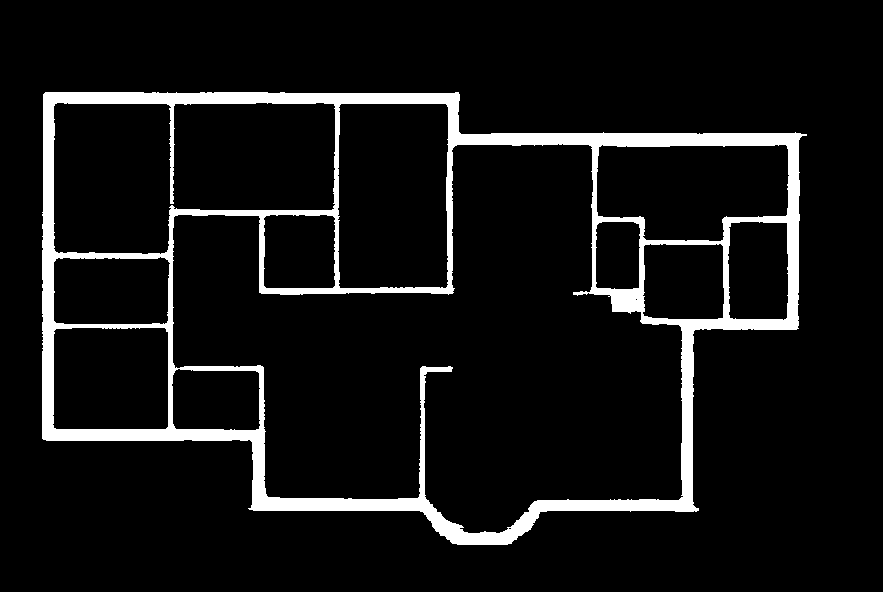
#> input picture Recognition/walls.png, 883 x 592 px
$ jupyter execute --allow-errors notebook-try-skeleton.ipynb   (shell and % lines are left out)
#> lines starting #> are read from the running program, lines starting #| are printed output that depends on the picture; after the words box and inside, x2 and y2 are one past the last pixel; in counts of white or black regions, pixels touching at a corner belong together
[cell 1]
import cv2 as cv
from matplotlib import pyplot as plt
import numpy as np

[cell 2]
img = cv.imread("walls.png", cv.IMREAD_GRAYSCALE)
#> img: shape (592, 883); 7.7% white; 1 white region, box (x1, y1, x2, y2) and area: (42, 92, 807, 545) 40263
wallPixels = (cv.threshold(img, 0, 255, cv.THRESH_OTSU)[1])
dilated = cv.dilate(img, np.ones((3, 3)))
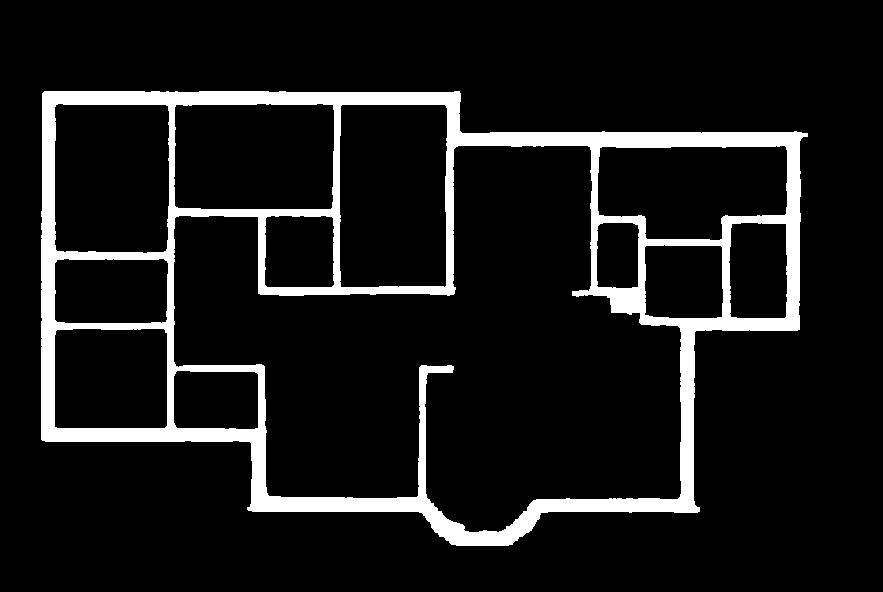
#> dilated: shape (592, 883); 9.6% white; 1 white region, box (x1, y1, x2, y2) and area: (41, 91, 808, 546) 50071
plt.imshow(wallPixels, cmap="gray")
print("dilated")
plt.imshow(dilated, cmap="gray")
plt.show()
skeleton = cv.ximgproc.thinning(dilated)
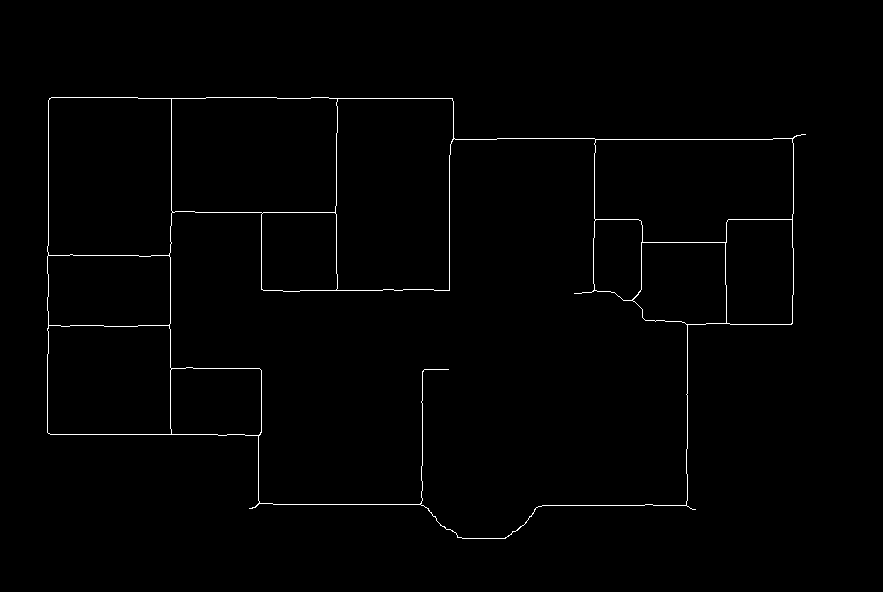
#> skeleton: shape (592, 883); 0.9% white in thin lines or dots, all inside (x1, y1, x2, y2) = (47, 97, 806, 539)

plt.imshow(skeleton, cmap="gray")
plt.show()

# lines = cv.HoughLinesP(skeleton, rho=1, theta=np.pi-180, threshold=1, maxLineGap=10)

from skimage.transform import probabilistic_hough_line
lines = probabilistic_hough_line(skeleton, threshold=10, line_length=10, line_gap=20)
#> lines = 92 items
print(lines)
#> (printed output is left out)

fig, ax = plt.subplots()
ax.imshow(skeleton)

# im = np.expand_dims(skeleton, axis=2).repeat(3, axis=2)
for line in lines:
    p0, p1 = line
    ax.plot((p0[0], p1[0]), (p0[1], p1[1]))
#> this loop made 92 passes
#> (p0, p1) on passes 1 to 12: ((420, 504), (257, 504)), ((452, 98), (277, 98)), ((48, 353), (48, 100)), ((792, 139), (595, 139)), ((260, 434), (50, 434)), ((272, 503), (258, 503)), ((169, 255), (49, 255)), ((792, 219), (728, 219)), ((171, 243), (171, 98)), ((686, 505), (542, 505)), ((276, 97), (206, 97)), ((205, 98), (138, 98))
    # x1, y1, x2, y2 = line[0]
    # im = cv.line(im, (x1, y1), (x2, y2), (255, 0, 0), 3)
plt.show()
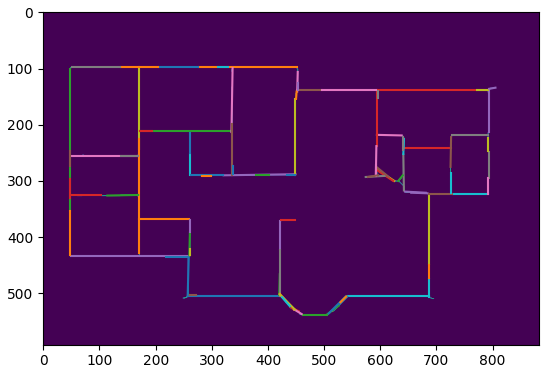
#> figure drawn by matplotlib, 1 panel
# plt.imshow(im)

cv.imwrite('skeleton.png', skeleton)
#> Out = True

[cell 3]
import networkx as nx

G = nx.Graph()

for line in lines:
    p0, p1 = line
    G.add_node(p0)
    G.add_node(p1)
    G.add_edge(p0, p1)

# print(len(lines)*2)
nx.draw_networkx(G, with_labels = False, node_size = 30)
plt.show()

[cell 4]
# [16 lines of commented-out code are left out]

[cell 5]
g1 = G.copy()
#> (the rest of this cell did not finish here and is left out)

[cell 6]
import numpy as np

def distance(p1, p2):
    return np.linalg.norm(np.array(p1) - np.array(p2))

def cos_sim(a, b):
    return np.dot(a, b)/(np.linalg.norm(a)*np.linalg.norm(b))

def conditionA(p1, p2, delta=0):
    return distance(p1, p2) < delta

# [42 lines left out: functions checkConditionA, checkConditionB, conditionB, simplifyPolygon, not called in this run]

[cell 7]
# [8 lines of commented-out code are left out]

[cell 8]
def draw_g(g, nodes_changed=None, edges_changed=None):
    im = np.expand_dims(wallPixels, axis=2).repeat(3, axis=2)
#> im is the input picture: shape (592, 883, 3); 7.7% white; 1 white region, box (x1, y1, x2, y2) and area: (42, 92, 807, 545) 40263

    for e in g.edges:
        if edges_changed != None and e in edges_changed:
            im = cv.line(im, np.intp(e[0]), np.intp(e[1]), color=(130, 130, 0), thickness=2)
        else:
            im = cv.line(im, np.intp(e[0]), np.intp(e[1]), color=(0, 130, 0), thickness=2)
#> im: shape (592, 883, 3); mean of channels 0, 1, 2 12.6, 16.2, 12.6

    for n in g.nodes:
        if nodes_changed != None and n in nodes_changed:
            im = cv.circle(im, np.intp(n), color=(255, 0, 0), radius=5, thickness=2)
        else:
            im = cv.circle(im, np.intp(n), color=(*tuple(int(e) for e in n), 255-int(n[0])), radius=5, thickness=2)
#> im: shape (592, 883, 3); mean of channels 0, 1, 2 15.1, 17.9, 10.7

    plt.figure(figsize = (20,20))
    plt.imshow(im)
    nx.draw_networkx(g, with_labels = False, node_size = 30)
    plt.show()

def conditionX(n1, n2, delta=5):
    return distance(n1, n2) < delta

# [11 lines left out: function conditionY, not called in this run]


def simplifyWalls(g, verbose=True):
    g = g.copy()

    # x
    redo = True
    while redo:
        redo = False
        contracted = False
        for i, n1 in enumerate(g.nodes):
            for j, n2 in enumerate(g.nodes):
                if i == j:
                    continue

                if conditionX(n1, n2):
                    g = nx.contracted_nodes(g, n1, n2, self_loops=False)
                    new_node = ((n1[0]+n2[0])/2, ((n1[1]+n2[1])/2))
                    g = nx.relabel_nodes(g, {n1: new_node})

                    contracted = True
                    redo = True
                    break

            if contracted:
                if verbose:
                    print("condition x:", n1, n2)
                    draw_g(g, [new_node])

                contracted = False
                break

    # [25 lines of commented-out code are left out]

    return g

draw_g(G)
# Center line optimization
while True:#checkConditionX(G) or checkConditionY(G):
    G = simplifyWalls(G, verbose=False)
    break
draw_g(G)
#> after the loop in draw_g (call 2), `for e in g.edges:`: im: shape (592, 883, 3); mean of channels 0, 1, 2 12.8, 16.3, 12.8
#> after the loop in draw_g (call 2), `for n in g.nodes:`: im: shape (592, 883, 3); mean of channels 0, 1, 2 14.6, 17.6, 11.2
nx.draw_networkx(G, with_labels = False, node_size = 30)
plt.show()
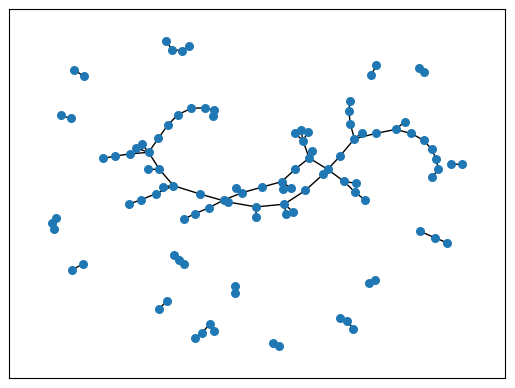
#> figure drawn by matplotlib, 1 panel

[cell 9]
g2 = g1.copy()
repeat = True
while repeat:
    repeat = False
    for node in g2.nodes:
        edges = g2.edges(node)
        if len(edges) == 2:
            edges = list(edges)
            assert edges[0][0] == edges[1][0]
            p1, p2, p3 = edges[0][1], node, edges[1][1]
            if conditionB(np.array(p1), np.array(p2), np.array(p3)):
                g2.remove_node(node)
                g2.add_edge(p1, p3)
                repeat = True
                break
#> after the loop, p1 = (539, 506)

nx.draw_networkx(g2, with_labels = False, node_size = 30)
plt.show()
draw_g(g2)

[cell 10]
#The line above is necesary to show Matplotlib's plots inside a Jupyter Notebook

import cv2 as cv
from matplotlib import pyplot as plt
import numpy as np

doors = cv.imread("walls.png")
doors_gray = cv.cvtColor(doors, cv.COLOR_BGR2GRAY)
doors_thresh = cv.threshold(doors_gray, 0, 255, cv.THRESH_OTSU)[1]
eroded = cv.erode(doors_thresh, np.ones((3, 3))) # hack, should iterate over walls and create masks with doors
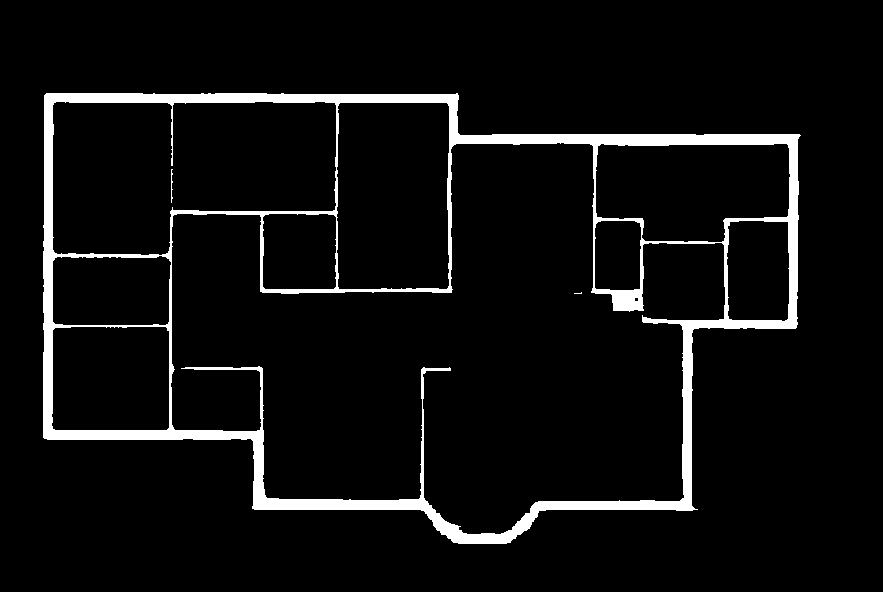
#> eroded: shape (592, 883); 5.8% white; 3 white regions (1 under 20 px)

plt.imshow(doors_gray, cmap="gray")
plt.show()

plt.imshow(eroded, cmap="gray")
plt.show()

[cell 11]
import recognition

#> (the rest of this cell did not finish here and is left out)

[cell 12]
door_cnts, _ = cv.findContours(eroded, cv.RETR_LIST, cv.CHAIN_APPROX_SIMPLE)
#> door_cnts = 13 contours, 3 with area under 20; largest, box (x1, y1, x2, y2) and area: (43, 93, 801, 544) 268402, (170, 142, 726, 535) 134824, (52, 101, 337, 256) 35895, (336, 102, 450, 290) 20732, (595, 143, 791, 243) 16143

def boxToLine(box):
    if distance(box[0], box[1]) > distance(box[1], box[2]):
        return np.array([(box[0] + box[3])/2, (box[1] + box[2])/2])
    else:
        return np.array([(box[0] + box[1])/2, (box[2] + box[3])/2])

## DISPLAY
im = np.expand_dims(eroded, axis=2).repeat(3, axis=2)
#> im: shape (592, 883, 3); 5.8% white; 3 white regions (1 under 20 px), largest, box (x1, y1, x2, y2) and area: (43, 93, 801, 544) 30311, (171, 169, 173, 203) 42
for k, cnt in enumerate(door_cnts):
    rect = cv.minAreaRect(cnt)
    box = cv.boxPoints(rect)

    line = np.int0(boxToLine(np.int0(box)))

    im = cv.line(im, line[0], line[1], color=(0, 130, 0), thickness=2)

    plt.imshow(im)
#> this loop made 13 passes
#> (rect, box, line) on passes 1, 2, 4, 5, 6, 7: (((110, 378), (104, 118), -90), [[169, 430], [51, 430], [51, 326], [169, 326]], [[168, 377], [51, 377]]), (((636, 299), (4, 4), -90), [[638, 301], [634, 301], [634, 297], [638, 297]], [[636, 301], [636, 297]]), (((111.5, 290), (70, 119), -90), [[171, 325], [52, 325], [52, 255], [171, 255]], [[171, 290], [52, 290]]), (((757.5, 270.5), (101, 63), -90), [[789, 321], [726, 321], [726, 220], [789, 220]], [[757, 321], [757, 220]]), (((617.5, 255), (70, 47), -90), [[641, 290], [594, 290], [594, 220], [641, 220]], [[617, 290], [617, 220]]), (((299, 251), (76, 74), -90), [[336, 289], [262, 289], [262, 213], [336, 213]], [[299, 289], [299, 213]])
#> (cnt, rect, box, line) on pass 3: ([[581, 292], [580, 293], [574, 293], [581, 293]], ((577.5, 292.5), (1, 7), -90), [[581, 293], [574, 293], [574, 292], [581, 292]], [[581, 292], [574, 292]])
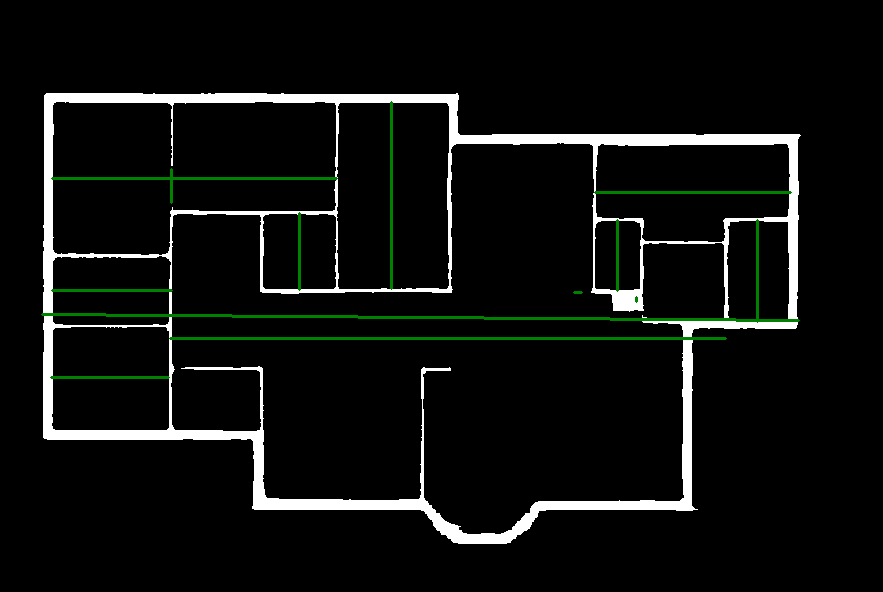
#> im: shape (592, 883, 3); mean of channels 0, 1, 2 14.6, 16.5, 14.6; drawn as B, G, R
plt.show()
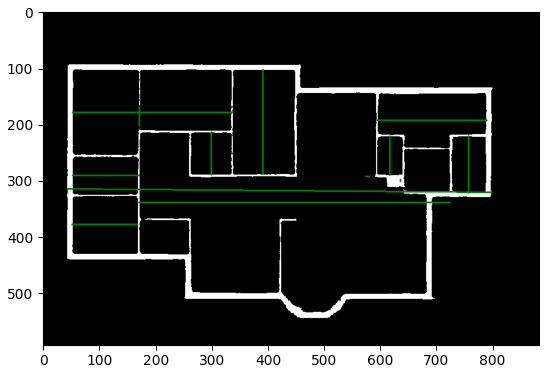
#> figure drawn by matplotlib, 1 panel
##

lines = [np.int0(boxToLine(cv.boxPoints(cv.minAreaRect(cnt)))) for cnt in door_cnts]
#> lines = 13 items, first 6: [[168, 377], [51, 377]], [[636, 301], [636, 297]], [[581, 292], [574, 292]], [[171, 290], [52, 290]], [[757, 321], [757, 220]], [[617, 290], [617, 220]]

[cell 13]
import mystic
import scipy.spatial.distance as scidistance

walls = np.array(G.edges)

## DISPLAY
img = cv.imread("1_close_wall.png", cv.IMREAD_GRAYSCALE)
#> (the rest of this cell did not finish here and is left out)

[cell 14]
from scipy.optimize import differential_evolution, minimize

def jac(x, obj, h=1):
    return [(obj([x[0]+h]) - obj([x[0]-h]))/(h)]

def objective(x, wall, wallPixels):
    return -loss(wall, wallPixels, int(round(x[0])))

#> (the rest of this cell did not finish here and is left out)

[cell 15]
n_comps, labels, stats, centroids = cv.connectedComponentsWithStats(doors_thresh, 8, cv.CV_32S)
#> n_comps = 2; stats = [[0, 0, 883, 592, 482473], [42, 92, 765, 453, 40263]]; centroids = [[443.7, 295.8], [408.9, 291.8]]

[cell 16]
for l in range(1, n_comps):
    im = labels == l
    plt.imshow(im, cmap="gray")
    plt.show()

[cell 17]
#The line above is necesary to show Matplotlib's plots inside a Jupyter Notebook

import cv2 as cv
from matplotlib import pyplot as plt
import numpy as np

doors = cv.imread("1_close.png")
#> (the rest of this cell did not finish here and is left out)

[cell 18]
door_cnts, _ = cv.findContours(skeleton, cv.RETR_LIST, cv.CHAIN_APPROX_SIMPLE)
#> door_cnts = 13 contours; largest, box (x1, y1, x2, y2) and area: (47, 97, 806, 539) 258086, (169, 138, 688, 539) 128821, (335, 98, 454, 291) 21797, (47, 97, 173, 257) 19382, (171, 97, 338, 214) 18900
im = np.expand_dims(eroded, axis=2).repeat(3, axis=2)
for k, cnt in enumerate(door_cnts):
    rect = cv.minAreaRect(cnt)
    box = cv.boxPoints(rect)
    box = np.int0(box)
    im = cv.drawContours(im, [box], 0, (0, 220, 0), 2)
#> this loop made 13 passes
#> (rect, box) on passes 1 to 7: (((215.5, 401), (68, 91), -90), [[260, 434], [169, 434], [169, 366], [260, 366]]), (((109, 379.5), (109, 124), -90), [[171, 434], [47, 434], [47, 325], [171, 325]]), (((108.5, 290), (72, 123), -90), [[170, 326], [47, 326], [47, 254], [170, 254]]), (((679, 283), (82, 94), -90), [[725, 324], [631, 324], [631, 242], [725, 242]]), (((759, 271.5), (105, 68), -90), [[792, 324], [724, 324], [724, 219], [792, 219]]), (((617.5, 259.5), (81, 49), -90), [[642, 300], [593, 300], [593, 219], [642, 219]]), (((299, 251.5), (79, 76), -90), [[337, 291], [261, 291], [261, 212], [337, 212]])
#> pass 1, `im = cv.drawContours(im, [box], 0, (0, 220, 0), 2)`:
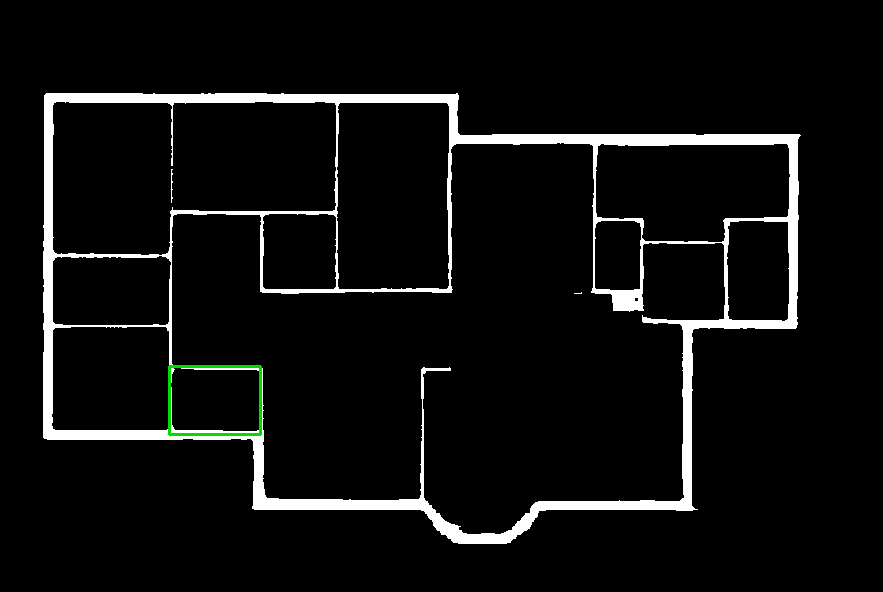
#> im: shape (592, 883, 3); mean of channels 0, 1, 2 14.5, 14.9, 14.5; drawn as B, G, R
#> pass 3, `im = cv.drawContours(im, [box], 0, (0, 220, 0), 2)`:
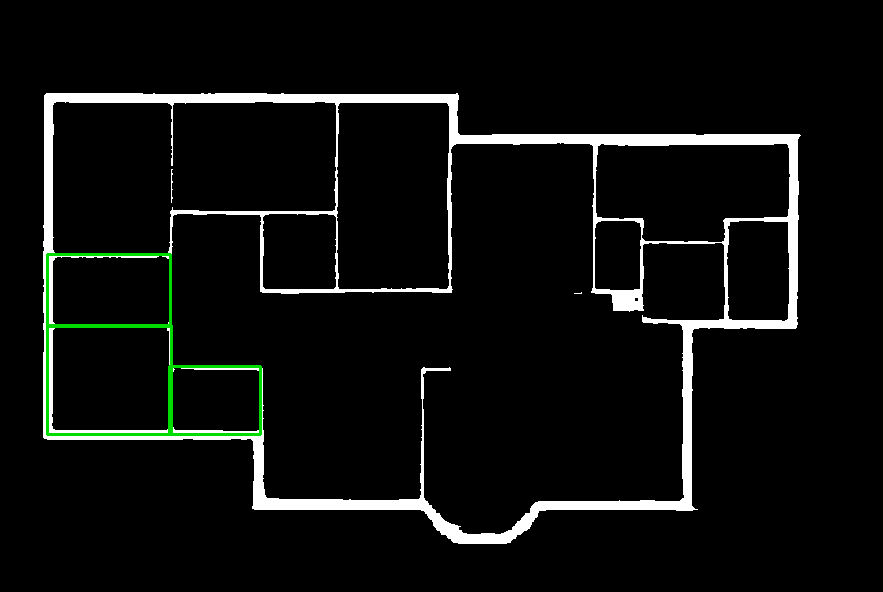
#> im: shape (592, 883, 3); mean of channels 0, 1, 2 13.6, 15, 13.6; drawn as B, G, R
#> after the loop:
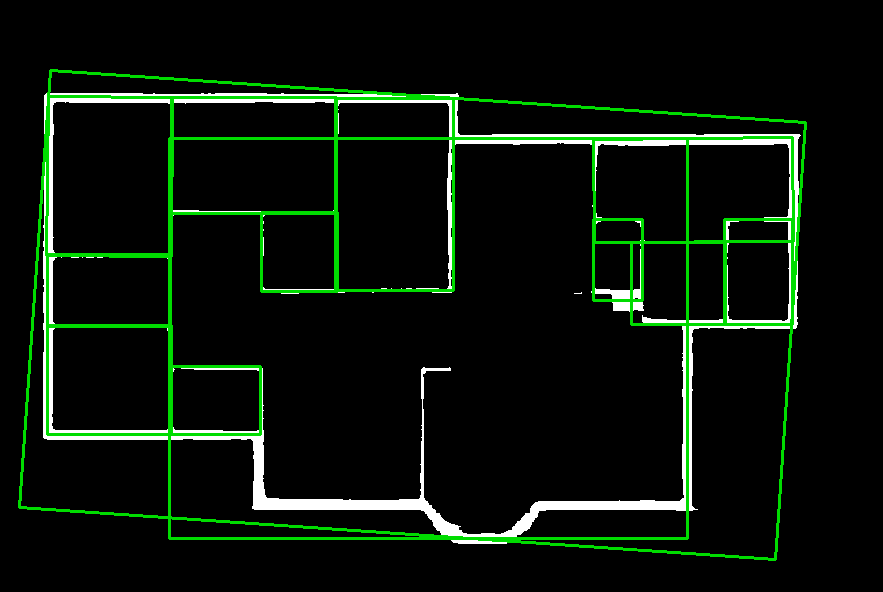
#> im: shape (592, 883, 3); 3.97% of pixels changed, all inside (x1, y1, x2, y2) = (18, 69, 807, 561); drawn as B, G, R

plt.imshow(im)
